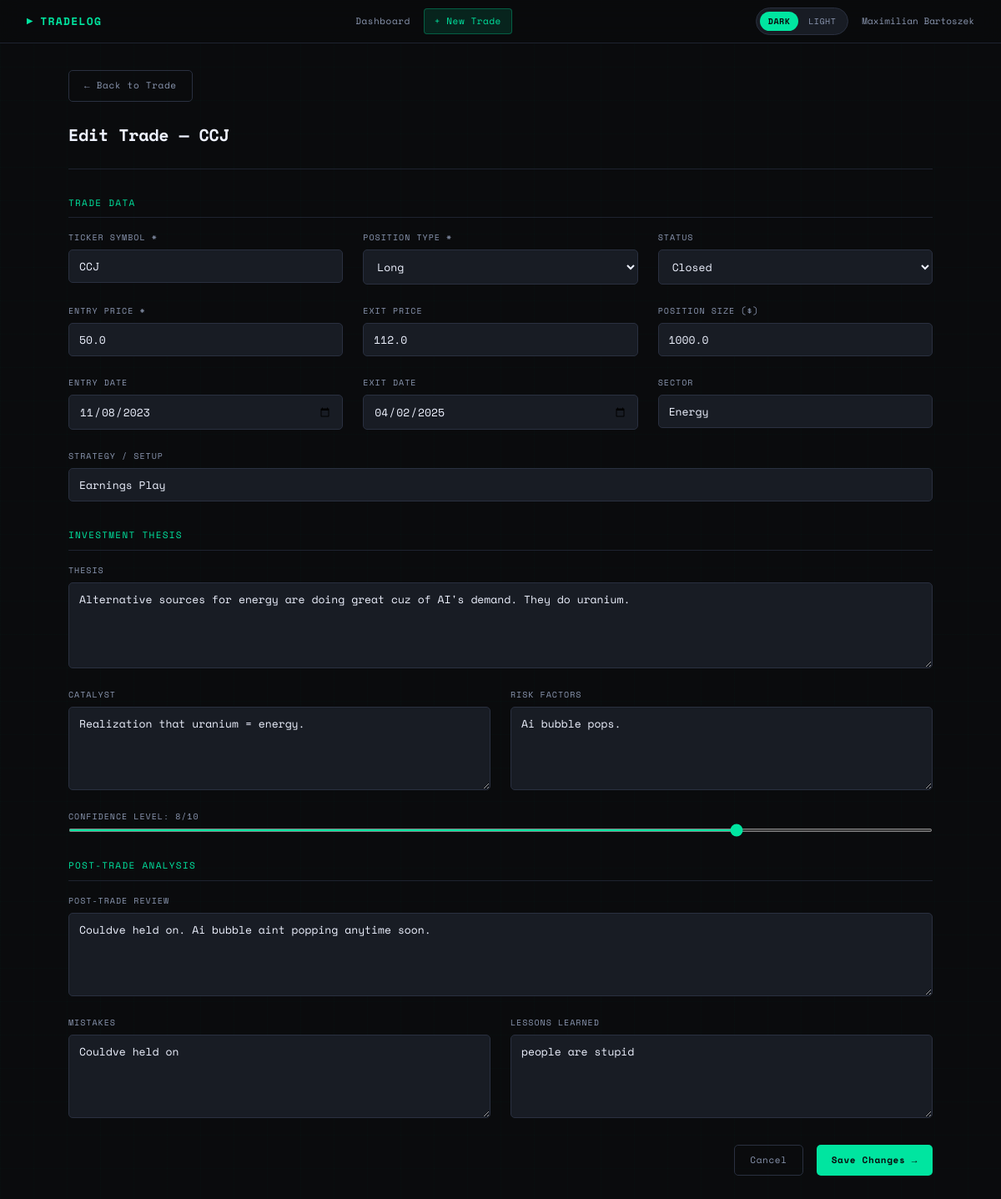
The page /trade/1/edit (signed in) on the database its author committed.
### models.py (models this page shows)
class User(db.Model, UserMixin):
    __tablename__ = 'users'
    id = db.Column(db.Integer, primary_key=True)
    username = db.Column(db.String(80), unique=True, nullable=False)
    email = db.Column(db.String(120), unique=True, nullable=False)
    password_hash = db.Column(db.String(255), nullable=False)
    created_at = db.Column(db.DateTime, default=datetime.utcnow)
    trades = db.relationship('Trade', backref='user', lazy=True, cascade='all, delete-orphan')

class Trade(db.Model):
    __tablename__ = 'trades'
    id = db.Column(db.Integer, primary_key=True)
    user_id = db.Column(db.Integer, db.ForeignKey('users.id'), nullable=False)
    ticker = db.Column(db.String(20), nullable=False)
    position_type = db.Column(db.String(10), nullable=False, default='long')
    entry_price = db.Column(db.Float, nullable=False)
    exit_price = db.Column(db.Float)
    position_size = db.Column(db.Float)
    entry_date = db.Column(db.Date)
    exit_date = db.Column(db.Date)
    return_pct = db.Column(db.Float)
    status = db.Column(db.String(10), default='open')
    sector = db.Column(db.String(80))
    strategy = db.Column(db.String(80))
    created_at = db.Column(db.DateTime, default=datetime.utcnow)
    notes = db.relationship('TradeNote', backref='trade', uselist=False, cascade='all, delete-orphan')

class TradeNote(db.Model):
    __tablename__ = 'trade_notes'
    id = db.Column(db.Integer, primary_key=True)
    trade_id = db.Column(db.Integer, db.ForeignKey('trades.id'), nullable=False)
    thesis = db.Column(db.Text)
    catalyst = db.Column(db.Text)
    risk_factors = db.Column(db.Text)
    confidence_level = db.Column(db.Integer, default=5)
    post_trade_review = db.Column(db.Text)
    mistakes = db.Column(db.Text)
    lessons = db.Column(db.Text)

### app.py (the view, shortened to what this page needs)
@app.route('/trade/<int:trade_id>/edit', methods=['GET', 'POST'])
@login_required
def edit_trade(trade_id):
    trade = Trade.query.filter_by(id=trade_id, user_id=current_user.id).first_or_404()
    return render_template('edit_trade.html', trade=trade)

### app.py (called while the page is built)
@login_manager.user_loader
def load_user(user_id):
    return User.query.get(int(user_id))

### templates/edit_trade.html (shortened to what this page needs)
{% extends "base.html" %}
{% block content %}
<div style="margin-bottom:1.5rem">
  <a href="{{ url_for('trade_detail', trade_id=trade.id) }}" class="btn btn-ghost" style="font-size:11px">← Back to Trade</a>
</div>
<div class="page-header">
  <div>
    <div class="page-title">Edit Trade — {{ trade.ticker }}</div>
  </div>
</div>
<form method="POST" action="{{ url_for('edit_trade', trade_id=trade.id) }}">
{% set n = trade.notes %}
  <div class="form-section">
    <div class="form-section-title">Trade Data</div>
    <div class="form-grid three">
      <div class="form-group">
        <label class="form-label">Ticker Symbol *</label>
        <input type="text" name="ticker" class="form-control" value="{{ trade.ticker }}" required style="text-transform:uppercase">
      </div>
      <div class="form-group">
        <label class="form-label">Position Type *</label>
        <select name="position_type" class="form-control" required>
          <option value="long" {% if trade.position_type == 'long' %}selected{% endif %}>Long</option>
        </select>
      </div>
      <div class="form-group">
        <label class="form-label">Status</label>
        <select name="status" class="form-control">
          <option value="closed" {% if trade.status == 'closed' %}selected{% endif %}>Closed</option>
        </select>
      </div>
      <div class="form-group">
        <label class="form-label">Entry Price *</label>
        <input type="number" name="entry_price" class="form-control" value="{{ trade.entry_price }}" step="0.01" required>
      </div>
      <div class="form-group">
        <label class="form-label">Exit Price</label>
        <input type="number" name="exit_price" class="form-control" value="{{ trade.exit_price or '' }}" step="0.01">
      </div>
      <div class="form-group">
        <label class="form-label">Position Size ($)</label>
        <input type="number" name="position_size" class="form-control" value="{{ trade.position_size or '' }}" step="0.01">
      </div>
      <div class="form-group">
        <label class="form-label">Entry Date</label>
        <input type="date" name="entry_date" class="form-control" value="{{ trade.entry_date.strftime('%Y-%m-%d') if trade.entry_date else '' }}">
      </div>
      <div class="form-group">
        <label class="form-label">Exit Date</label>
        <input type="date" name="exit_date" class="form-control" value="{{ trade.exit_date.strftime('%Y-%m-%d') if trade.exit_date else '' }}">
      </div>
      <div class="form-group">
        <label class="form-label">Sector</label>
        <input type="text" name="sector" class="form-control" value="{{ trade.sector or '' }}">
      </div>
      <div class="form-group form-full">
        <label class="form-label">Strategy / Setup</label>
        <input type="text" name="strategy" class="form-control" value="{{ trade.strategy or '' }}">
      </div>
    </div>
  </div>
  <div class="form-section">
    <div class="form-section-title">Investment Thesis</div>
    <div class="form-grid">
      <div class="form-group form-full">
        <label class="form-label">Thesis</label>
        <textarea name="thesis" class="form-control" rows="4">{{ n.thesis if n else '' }}</textarea>
      </div>
      <div class="form-group">
        <label class="form-label">Catalyst</label>
        <textarea name="catalyst" class="form-control">{{ n.catalyst if n else '' }}</textarea>
      </div>
      <div class="form-group">
        <label class="form-label">Risk Factors</label>
        <textarea name="risk_factors" class="form-control">{{ n.risk_factors if n else '' }}</textarea>
      </div>
      <div class="form-group form-full">
        <label class="form-label">Confidence Level: <span id="conf-display">{{ n.confidence_level if n else 5 }}</span>/10</label>
        <div class="confidence-row">
          <input type="range" name="confidence_level" id="confidence_slider" min="1" max="10"
            value="{{ n.confidence_level if n else 5 }}"
            oninput="document.getElementById('conf-display').textContent=this.value">
        </div>
      </div>
    </div>
  </div>
  <div class="form-section">
    <div class="form-section-title">Post-Trade Analysis</div>
    <div class="form-grid">
      <div class="form-group form-full">
        <label class="form-label">Post-Trade Review</label>
        <textarea name="post_trade_review" class="form-control">{{ n.post_trade_review if n else '' }}</textarea>
      </div>
      <div class="form-group">
        <label class="form-label">Mistakes</label>
        <textarea name="mistakes" class="form-control">{{ n.mistakes if n else '' }}</textarea>
      </div>
      <div class="form-group">
        <label class="form-label">Lessons Learned</label>
        <textarea name="lessons" class="form-control">{{ n.lessons if n else '' }}</textarea>
      </div>
    </div>
  </div>
  <div style="display:flex;gap:1rem;justify-content:flex-end">
    <a href="{{ url_for('trade_detail', trade_id=trade.id) }}" class="btn btn-ghost">Cancel</a>
    <button type="submit" class="btn btn-accent">Save Changes →</button>
  </div>
</form>
{% endblock %}

### templates/base.html (shortened to what this page needs)
<!DOCTYPE html>
<html lang="en">
<head>
</head>
<body>
  {% if current_user.is_authenticated %}
  <nav>
    <a href="{{ url_for('dashboard') }}" class="nav-brand">TRADELOG</a>
    <div class="nav-links">
      <a href="{{ url_for('dashboard') }}">Dashboard</a>
      <a href="{{ url_for('add_trade') }}" class="btn-primary">+ New Trade</a>
    </div>
    <div style="display:flex;align-items:center;gap:1rem">
      <button class="theme-toggle" id="themeToggle" onclick="toggleTheme()" title="Toggle light/dark mode">
        <span class="toggle-option" id="toggle-dark">DARK</span>
        <span class="toggle-option" id="toggle-light">LIGHT</span>
      </button>
      <span class="nav-user">{{ current_user.username }}</span>
    </div>
  </nav>
  {% endif %}
  <main>
    {% block content %}{% endblock %}
  </main>
</body>
</html>

### templates/base.html (style rules this page uses)
:root { --bg: #0a0b0d; --bg2: #111318; --bg3: #181c24; --border: #1e2330; --border2: #2a3040; --text: #d8e0f0; --text-dim: #8a96b0; --text-bright: #eef2ff; --accent: #00e5a0; --accent-dim: rgba(0,229,160,0.12); --accent-glow: rgba(0,229,160,0.25); --red: #ff4d6a; --red-dim: rgba(255,77,106,0.12); --yellow: #f5c842; --yellow-dim: rgba(245,200,66,0.12); --blue: #4d9fff; --mono: 'Space Mono', monospace; --sans: 'DM Sans', sans-serif; --nav-bg: rgba(10,11,13,0.92); --grid-line: rgba(0,229,160,0.015); }
*, *::before, *::after { box-sizing: border-box; margin: 0; padding: 0; }
body { background: var(--bg); color: var(--text); font-family: var(--sans); font-size: 14px; line-height: 1.6; min-height: 100vh; }
body::before { content: ''; position: fixed; inset: 0; background-image: linear-gradient(var(--grid-line) 1px, transparent 1px), linear-gradient(90deg, var(--grid-line) 1px, transparent 1px); background-size: 40px 40px; pointer-events: none; z-index: 0; }
nav { position: sticky; top: 0; z-index: 100; background: var(--nav-bg); backdrop-filter: blur(12px); border-bottom: 1px solid var(--border); padding: 0 2rem; display: flex; align-items: center; justify-content: space-between; height: 52px; }
.nav-brand { font-family: var(--mono); font-size: 13px; font-weight: 700; color: var(--accent); text-decoration: none; letter-spacing: 0.1em; display: flex; align-items: center; gap: 8px; }
.nav-brand::before { content: '▶'; font-size: 9px; color: var(--accent); }
.nav-links { display: flex; align-items: center; gap: 4px; }
.nav-links a { font-family: var(--mono); font-size: 11px; color: var(--text-dim); text-decoration: none; padding: 6px 12px; border-radius: 4px; letter-spacing: 0.05em; transition: all 0.15s; }
.nav-links .btn-primary { background: var(--accent-dim); color: var(--accent); border: 1px solid rgba(0,229,160,0.3); }
.nav-user { font-family: var(--mono); font-size: 11px; color: var(--text-dim); }
main { position: relative; z-index: 1; max-width: 1100px; margin: 0 auto; padding: 2rem 2rem 4rem; }
.page-header { display: flex; align-items: flex-end; justify-content: space-between; margin-bottom: 2rem; padding-bottom: 1.5rem; border-bottom: 1px solid var(--border); }
.page-title { font-family: var(--mono); font-size: 20px; font-weight: 700; color: var(--text-bright); letter-spacing: -0.01em; }
.btn { font-family: var(--mono); font-size: 11px; letter-spacing: 0.06em; padding: 9px 18px; border-radius: 5px; cursor: pointer; text-decoration: none; display: inline-flex; align-items: center; gap: 6px; border: none; transition: all 0.15s; }
.btn-accent { background: var(--accent); color: var(--bg); font-weight: 700; }
.btn-ghost { background: transparent; color: var(--text-dim); border: 1px solid var(--border2); }
.form-grid { display: grid; grid-template-columns: 1fr 1fr; gap: 1.5rem; }
.form-grid.three { grid-template-columns: 1fr 1fr 1fr; }
.form-full { grid-column: 1 / -1; }
.form-section { margin-bottom: 2rem; }
.form-section-title { font-family: var(--mono); font-size: 11px; letter-spacing: 0.12em; text-transform: uppercase; color: var(--accent); margin-bottom: 1rem; padding-bottom: 0.5rem; border-bottom: 1px solid var(--border); }
.form-group { display: flex; flex-direction: column; gap: 6px; }
.form-label { font-family: var(--mono); font-size: 10px; letter-spacing: 0.1em; text-transform: uppercase; color: var(--text-dim); }
.form-control { background: var(--bg3); border: 1px solid var(--border2); border-radius: 5px; padding: 9px 12px; font-family: var(--mono); font-size: 13px; color: var(--text-bright); outline: none; transition: border-color 0.15s; width: 100%; }
.form-control::placeholder { color: var(--text-dim); font-size: 12px; }
select.form-control option { background: var(--bg3); }
textarea.form-control { resize: vertical; min-height: 100px; line-height: 1.6; }
.confidence-row { display: flex; align-items: center; gap: 12px; }
.confidence-row input[type=range] { flex: 1; accent-color: var(--accent); height: 4px; }
.theme-toggle { background: var(--bg3); border: 1px solid var(--border2); border-radius: 20px; padding: 4px; cursor: pointer; display: flex; align-items: center; gap: 2px; transition: all 0.2s; }
.toggle-option { font-family: var(--mono); font-size: 10px; padding: 4px 10px; border-radius: 14px; color: var(--text-dim); transition: all 0.18s; user-select: none; letter-spacing: 0.05em; }
.toggle-option.active { background: var(--accent); color: var(--bg); font-weight: 700; }

### rows shown on the page
User: username "Maximilian Bartoszek"
Trade: ticker "CCJ", position_type "Long", status "Closed", entry_price "50.0", exit_price "112.0", position_size "1000.0", entry_date "11/08/2023", exit_date "04/02/2025", sector "Energy", strategy "Earnings Play"
TradeNote: thesis "Alternative sources for energy are doing great cuz of AI's demand. They do uranium.", catalyst "Realization that uranium = energy.", risk_factors "Ai bubble pops.", confidence_level "8", post_trade_review "Couldve held on. Ai bubble aint popping anytime soon.", mistakes "Couldve held on", lessons "people are stupid"
